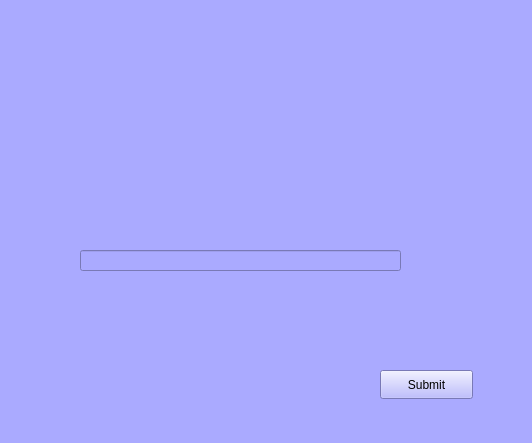
<?xml version="1.0" encoding="UTF-8"?>
<ui version="4.0">
 <class>Widget</class>
 <widget class="QWidget" name="Widget">
  <property name="geometry">
   <rect>
    <x>0</x>
    <y>0</y>
    <width>532</width>
    <height>443</height>
   </rect>
  </property>
  <property name="windowTitle">
   <string>Widget</string>
  </property>
  <property name="styleSheet">
   <string notr="true">background-color: rgb(170, 170, 255);</string>
  </property>
  <widget class="QPushButton" name="pushButton">
   <property name="geometry">
    <rect>
     <x>380</x>
     <y>370</y>
     <width>93</width>
     <height>29</height>
    </rect>
   </property>
   <property name="text">
    <string>Submit</string>
   </property>
  </widget>
  <widget class="QLineEdit" name="lineEdit">
   <property name="geometry">
    <rect>
     <x>80</x>
     <y>250</y>
     <width>321</width>
     <height>21</height>
    </rect>
   </property>
  </widget>
 </widget>
 <resources/>
 <connections>
  <connection>
   <sender>pushButton</sender>
   <signal>clicked()</signal>
   <receiver>Widget</receiver>
   <slot>repaint()</slot>
   <hints>
    <hint type="sourcelabel">
     <x>252</x>
     <y>154</y>
    </hint>
    <hint type="destinationlabel">
     <x>353</x>
     <y>139</y>
    </hint>
   </hints>
  </connection>
 </connections>
 <slots>
  <signal>colorchanged()</signal>
 </slots>
</ui>
